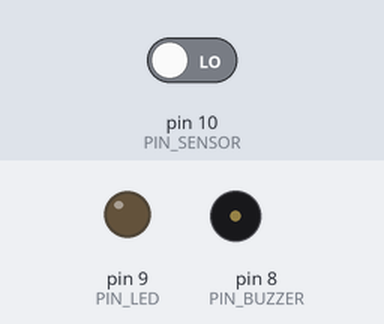
Bench run of a sketch on a simulated Arduino Uno, built with avr-gcc and run on an emulated ATmega328P. Parts: output pins drawn as LEDs (lit = HIGH), buzzer (waves = sounding, pin HIGH). Dashed ring = blinking. The test bench sets the inputs (shaded band); at power-on: pin 10 (PIN_SENSOR) LOW.

Above: at 1.2 s.
1.3 s: pin 10 (PIN_SENSOR) driven HIGH
At 1.51 s:
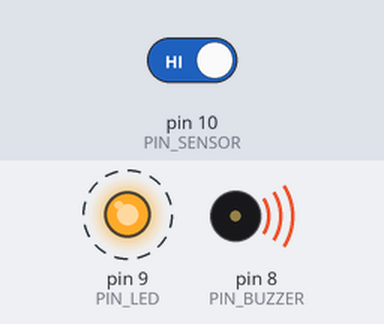
4.3 s: pin 10 (PIN_SENSOR) driven LOW
At 4.3 s:
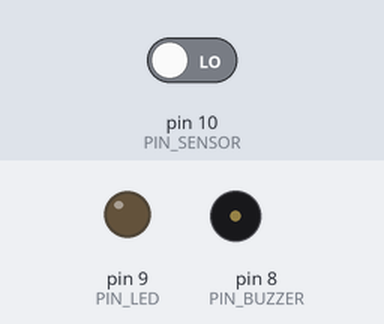
Timing chart, 0 to 7.3 s (numbered marks = the images above; inputs shaded):
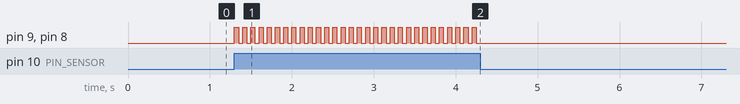

Measured:
- after the input at 1.3 s, pin 9 (PIN_LED), pin 8 (PIN_BUZZER): alternates HIGH for 0.05 s and LOW for 0.05 s, starting at once
- after the input at 4.3 s, pin 9 (PIN_LED), pin 8 (PIN_BUZZER): stops changing and stays LOW

The sketch:

BLKLab_PRJ_40_Mach_Canh_Bao_An_Ninh_Bang_Den_Hong_Ngoai.ino
```cpp
/*=================================================================================================
 * BANLINHKIEN.COM                                            *
 ==================================================================================================
*/

// --- KHAI BÁO CẤU HÌNH ---
const int PIN_BUZZER = 8;    // Chân còi báo động
const int PIN_LED    = 9;    // Chân đèn LED chỉ thị
const int PIN_SENSOR = 10;   // Chân cảm biến vật cản hồng ngoại

void setup() {
  pinMode(PIN_LED, OUTPUT);
  pinMode(PIN_BUZZER, OUTPUT);
  pinMode(PIN_SENSOR, INPUT);

  // Trạng thái chờ ban đầu
  digitalWrite(PIN_LED, LOW);
  digitalWrite(PIN_BUZZER, LOW);
}

void loop() {
  // Đọc trạng thái cảm biến (1: Bị chắn/Phát hiện vật cản, 0: Bình thường)
  int isTriggered = digitalRead(PIN_SENSOR);

  if (isTriggered == HIGH) {
    // --- CHẾ ĐỘ CẢNH BÁO ---
    // Vòng lặp chạy 30 lần, mỗi lần 100ms (50ms bật + 50ms tắt)
    // Tổng thời gian hú còi và nháy đèn khoảng 3 giây
    for (int i = 0; i < 30; i++) {
      digitalWrite(PIN_LED, HIGH);
      digitalWrite(PIN_BUZZER, HIGH);
      delay(50);

      digitalWrite(PIN_LED, LOW);
      digitalWrite(PIN_BUZZER, LOW);
      delay(50);
    }
  }
  else {
    // --- CHẾ ĐỘ GIÁM SÁT ---
    digitalWrite(PIN_LED, LOW);
    digitalWrite(PIN_BUZZER, LOW);
  }
}
```
